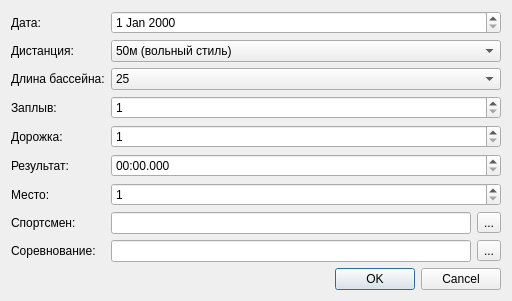
<?xml version="1.0" encoding="UTF-8"?>
<ui version="4.0">
 <class>AddResult</class>
 <widget class="QDialog" name="AddResult">
  <property name="geometry">
   <rect>
    <x>0</x>
    <y>0</y>
    <width>512</width>
    <height>281</height>
   </rect>
  </property>
  <property name="windowTitle">
   <string>Результат</string>
  </property>
  <property name="modal">
   <bool>true</bool>
  </property>
  <layout class="QVBoxLayout" name="verticalLayout">
   <item>
    <layout class="QFormLayout" name="formLayout">
     <item row="0" column="0">
      <widget class="QLabel" name="label">
       <property name="text">
        <string>Дата:</string>
       </property>
      </widget>
     </item>
     <item row="0" column="1">
      <widget class="QDateEdit" name="date"/>
     </item>
     <item row="1" column="0">
      <widget class="QLabel" name="label_2">
       <property name="text">
        <string>Дистанция:</string>
       </property>
      </widget>
     </item>
     <item row="1" column="1">
      <widget class="QComboBox" name="distance">
       <item>
        <property name="text">
         <string>50м (вольный стиль)</string>
        </property>
       </item>
       <item>
        <property name="text">
         <string>100м (вольный стиль)</string>
        </property>
       </item>
       <item>
        <property name="text">
         <string>200м (вольный стиль)</string>
        </property>
       </item>
       <item>
        <property name="text">
         <string>400м (вольный стиль)</string>
        </property>
       </item>
       <item>
        <property name="text">
         <string>800м (вольный стиль)</string>
        </property>
       </item>
       <item>
        <property name="text">
         <string>1500м (вольный стиль)</string>
        </property>
       </item>
       <item>
        <property name="text">
         <string>50м (на спине)</string>
        </property>
       </item>
       <item>
        <property name="text">
         <string>100м (на спине)</string>
        </property>
       </item>
       <item>
        <property name="text">
         <string>200м (на спине)</string>
        </property>
       </item>
       <item>
        <property name="text">
         <string>50м (брасс)</string>
        </property>
       </item>
       <item>
        <property name="text">
         <string>100м (брасс)</string>
        </property>
       </item>
       <item>
        <property name="text">
         <string>200м (брасс)</string>
        </property>
       </item>
       <item>
        <property name="text">
         <string>50м (баттерфляй)</string>
        </property>
       </item>
       <item>
        <property name="text">
         <string>100м (баттерфляй)</string>
        </property>
       </item>
       <item>
        <property name="text">
         <string>200м (баттерфляй)</string>
        </property>
       </item>
       <item>
        <property name="text">
         <string>100м (комплексное плавание)</string>
        </property>
       </item>
       <item>
        <property name="text">
         <string>200м (комплексное плавание)</string>
        </property>
       </item>
       <item>
        <property name="text">
         <string>400м (комплексное плавание)</string>
        </property>
       </item>
      </widget>
     </item>
     <item row="2" column="0">
      <widget class="QLabel" name="label_3">
       <property name="text">
        <string>Длина бассейна:</string>
       </property>
      </widget>
     </item>
     <item row="2" column="1">
      <widget class="QComboBox" name="pool">
       <item>
        <property name="text">
         <string>25</string>
        </property>
       </item>
       <item>
        <property name="text">
         <string>50</string>
        </property>
       </item>
      </widget>
     </item>
     <item row="3" column="0">
      <widget class="QLabel" name="label_4">
       <property name="text">
        <string>Заплыв:</string>
       </property>
      </widget>
     </item>
     <item row="3" column="1">
      <widget class="QSpinBox" name="swimming">
       <property name="minimum">
        <number>1</number>
       </property>
      </widget>
     </item>
     <item row="4" column="0">
      <widget class="QLabel" name="label_5">
       <property name="text">
        <string>Дорожка:</string>
       </property>
      </widget>
     </item>
     <item row="4" column="1">
      <widget class="QSpinBox" name="track">
       <property name="minimum">
        <number>1</number>
       </property>
      </widget>
     </item>
     <item row="5" column="0">
      <widget class="QLabel" name="label_6">
       <property name="text">
        <string>Результат:</string>
       </property>
      </widget>
     </item>
     <item row="5" column="1">
      <widget class="QTimeEdit" name="result">
       <property name="displayFormat">
        <string>mm:ss.zzz</string>
       </property>
      </widget>
     </item>
     <item row="6" column="0">
      <widget class="QLabel" name="label_7">
       <property name="text">
        <string>Место:</string>
       </property>
      </widget>
     </item>
     <item row="6" column="1">
      <widget class="QSpinBox" name="place">
       <property name="minimum">
        <number>1</number>
       </property>
       <property name="maximum">
        <number>999</number>
       </property>
      </widget>
     </item>
     <item row="7" column="0">
      <widget class="QLabel" name="label_8">
       <property name="text">
        <string>Спортсмен:</string>
       </property>
      </widget>
     </item>
     <item row="7" column="1">
      <layout class="QHBoxLayout" name="horizontalLayout">
       <item>
        <widget class="QLineEdit" name="athlete">
         <property name="text">
          <string/>
         </property>
         <property name="readOnly">
          <bool>true</bool>
         </property>
        </widget>
       </item>
       <item>
        <widget class="QToolButton" name="toolButton">
         <property name="text">
          <string>...</string>
         </property>
        </widget>
       </item>
      </layout>
     </item>
     <item row="8" column="0">
      <widget class="QLabel" name="label_9">
       <property name="text">
        <string>Соревнование:</string>
       </property>
      </widget>
     </item>
     <item row="8" column="1">
      <layout class="QHBoxLayout" name="horizontalLayout_2">
       <item>
        <widget class="QLineEdit" name="competition">
         <property name="readOnly">
          <bool>true</bool>
         </property>
        </widget>
       </item>
       <item>
        <widget class="QToolButton" name="toolButton_2">
         <property name="text">
          <string>...</string>
         </property>
        </widget>
       </item>
      </layout>
     </item>
    </layout>
   </item>
   <item>
    <widget class="QDialogButtonBox" name="buttonBox">
     <property name="orientation">
      <enum>Qt::Horizontal</enum>
     </property>
     <property name="standardButtons">
      <set>QDialogButtonBox::Cancel|QDialogButtonBox::Ok</set>
     </property>
    </widget>
   </item>
  </layout>
 </widget>
 <resources/>
 <connections>
  <connection>
   <sender>buttonBox</sender>
   <signal>rejected()</signal>
   <receiver>AddResult</receiver>
   <slot>reject()</slot>
   <hints>
    <hint type="sourcelabel">
     <x>316</x>
     <y>260</y>
    </hint>
    <hint type="destinationlabel">
     <x>286</x>
     <y>274</y>
    </hint>
   </hints>
  </connection>
 </connections>
</ui>
